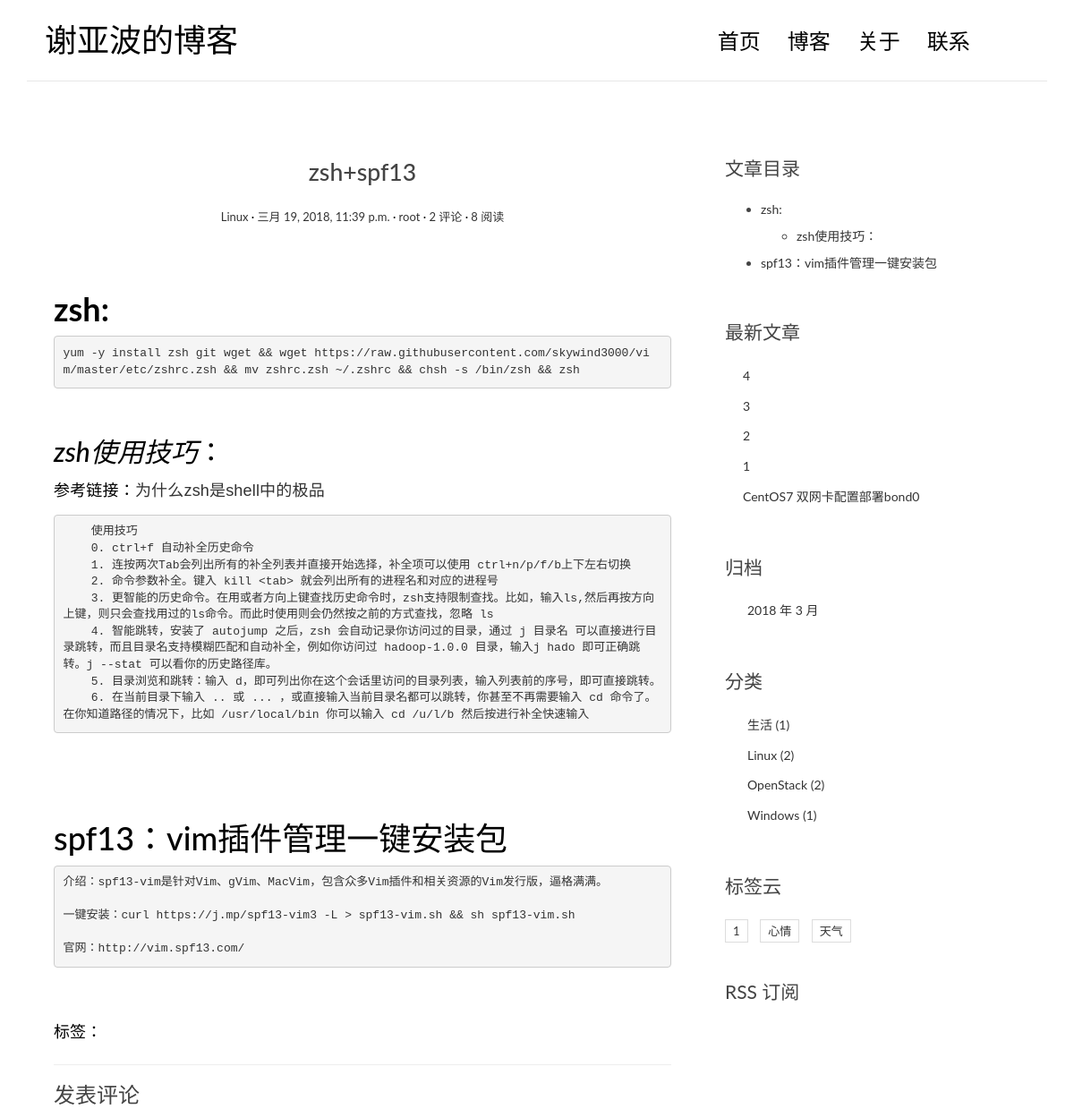
The app's page /post/2/ (upper part), older data.
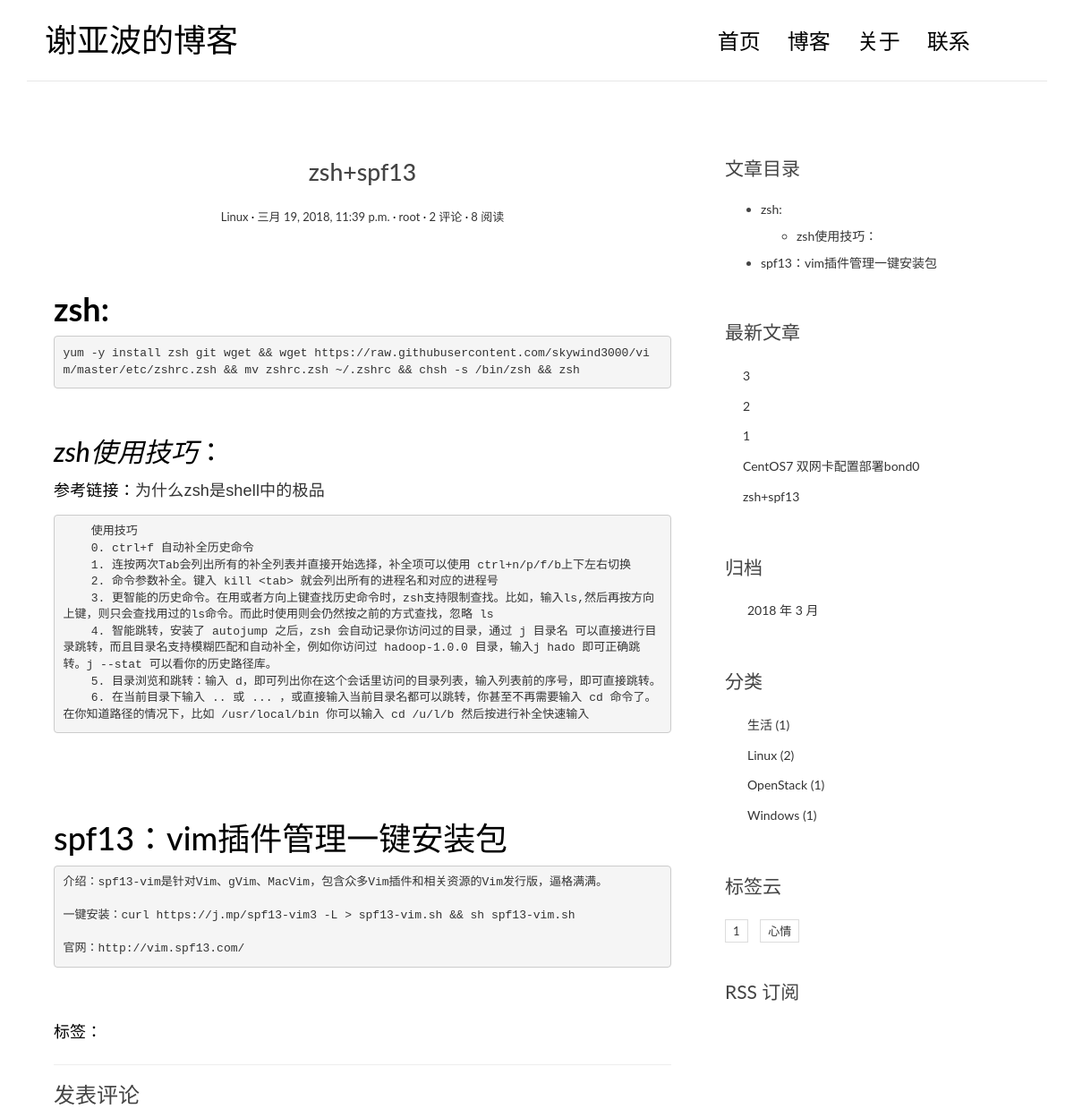
The same page, newer data.
### blog/models.py (models this page shows, shortened)
@python_2_unicode_compatible
class Post(models.Model):
    title = models.CharField(max_length=70)
    body = models.TextField()
    created_time = models.DateTimeField()
    modified_time = models.DateTimeField()
    excerpt = models.CharField(max_length=200, blank=True)
    views = models.PositiveIntegerField(default=0)
    category = models.ForeignKey(Category)
    tags = models.ManyToManyField(Tag, blank=True)
    author = models.ForeignKey(User)
    def get_absolute_url(self):
        return reverse('blog:detail', kwargs={'pk': self.pk})
    class Meta:
        ordering = ['-created_time']
    def increase_views(self):
        self.views += 1
        self.save(update_fields=['views'])
    def save(self, *args, **kwargs):
        if not self.excerpt:
            md = markdown.Markdown(extensions=[
                'markdown.extensions.extra',
                'markdown.extensions.codehilite',
            ])
            self.excerpt = strip_tags(md.convert(self.body))[:54]
        super(Post, self).save(*args, **kwargs)

@python_2_unicode_compatible
class Category(models.Model):
    name = models.CharField(max_length=100)

@python_2_unicode_compatible
class Tag(models.Model):
    name = models.CharField(max_length=100)

### blog/views.py (the view)
# urls.py: url(r'^post/(?P<pk>[0-9]+)/$', views.PostDetailView.as_view(), name='detail'),
class PostDetailView(DetailView):
    model = Post
    template_name = 'blog/detail.html'
    context_object_name = 'post'
    def get(self, request, *args, **kwargs):
        response = super(PostDetailView, self).get(request, *args, **kwargs)
        self.object.increase_views()
        return response
    def get_object(self, queryset=None):
        post = super(PostDetailView, self).get_object(queryset=None)
        md = markdown.Markdown(extensions=[
            'markdown.extensions.extra',
            'markdown.extensions.codehilite',
            TocExtension(slugify=slugify),
        ])
        post.body = md.convert(post.body)
        post.toc = md.toc
        return post
    def get_context_data(self, **kwargs):
        context = super(PostDetailView, self).get_context_data(**kwargs)
        form = CommentForm()
        comment_list = self.object.comment_set.all()
        context.update({
            'form': form,
            'comment_list': comment_list
        })
        return context

### blog/templatetags/blog_tags.py (called while the page is built)
@register.simple_tag
def get_recent_posts(num=5):
    return Post.objects.all()[:num]

@register.simple_tag
def archives():
    return Post.objects.dates('created_time', 'month', order='DESC')

@register.simple_tag
def get_categories():
    return Category.objects.annotate(num_posts=Count('post')).filter(num_posts__gt=0)

@register.simple_tag
def get_tags():
    return Tag.objects.annotate(num_posts=Count('post')).filter(num_posts__gt=0)

### templates/blog/detail.html (shortened to what this page needs)
{% extends 'base.html' %}
{% block main %}
    <article class="post post-{{ post.pk }}">
        <header class="entry-header">
            <h1 class="entry-title">{{ post.title }}</h1>
            <div class="entry-meta">
                <span class="post-category">
                    <a href="{% url 'blog:category' post.category.pk %}">{{ post.category.name }}</a></span>
                <span class="post-date"><a href="#"><time class="entry-date"
                                                          datetime="{{ post.created_time }}">{{ post.created_time }}</time></a></span>
                <span class="post-author"><a href="#">{{ post.author }}</a></span>
                <span class="comments-link">
                    <a href="{{ post.get_absolute_url }}#comment-area">{{ post.comment_set.count }} 评论</a></span>
                <span class="views-count"><a href="#">{{ post.views }} 阅读</a></span>
            </div>
        </header>
        <div class="entry-content clearfix">
            {{ post.body|safe }}
            <div class="widget-tag-cloud">
                <ul>
                    标签：
                </ul>
            </div>
        </div>
    </article>
    <section class="comment-area" id="comment-area">
        <hr>
        <h3>发表评论</h3>
    </section>
{% endblock main %}
{% block toc %}
    <div class="widget widget-content">
        <h3 class="widget-title">文章目录</h3>
        {{ post.toc|safe }}
    </div>
{% endblock toc %}

### templates/base.html (shortened to what the changed rows need)
{% load staticfiles %}
{% load blog_tags %}
<!DOCTYPE html>
<html>
<head>
    <link rel="stylesheet" href="http://code.ionicframework.com/ionicons/2.0.1/css/ionicons.min.css">
    <link rel="stylesheet" href="{% static 'blog/css/bootstrap.min.css' %}">
    <link rel="stylesheet" href="{% static 'blog/css/pace.css' %}">
    <link rel="stylesheet" href="{% static 'blog/css/custom.css' %}">
    <link rel="stylesheet" href="{% static 'blog/css/highlights/github.css' %}">
</head>
<body>
<div class="container">
    <header id="site-header">
        <div class="row">
            <div class="col-md-4 col-sm-5 col-xs-8">
                <div class="logo">
                    <h1><a href="{% url 'blog:index' %}"><b>谢亚波的博客</b></a></h1>
                </div>
            </div>
        </div>
    </header>
</div>
<div class="content-body">
    <div class="container">
        <div class="row">
            <main class="col-md-8">
                {% block main %}
                {% endblock main %}
            </main>
            <aside class="col-md-4">
                {% block toc %}
                {% endblock toc %}
                <div class="widget widget-recent-posts">
                    {% get_recent_posts as recent_post_list %}
                    <ul>
                        {% for post in recent_post_list %}
                            <li>
                                <a href="{{ post.get_absolute_url }}">{{ post.title }}</a>
                            </li>
                        {% empty %}
                            暂无文章！
                        {% endfor %}
                    </ul>
                </div>
                <div class="widget widget-archives">
                    {% archives as date_list %}
                    <ul>
                        {% for date in date_list %}
                            <li>
                                <a href="{% url 'blog:archives' date.year date.month %}">{{ date.year }}
                                    年 {{ date.month }} 月</a>
                            </li>
                        {% empty %}
                            暂无归档！
                        {% endfor %}
                    </ul>
                </div>
                <div class="widget widget-category">
                    {% get_categories as category_list %}
                    <ul>
                        {% for category in category_list %}
                            <li>
                                <a href="{% url 'blog:category' category.pk %}">{{ category.name }} <span
                                        class="post-count">({{ category.num_posts }})</span></a>
                            </li>
                        {% empty %}
                            暂无分类！
                        {% endfor %}
                    </ul>
                </div>
                <div class="widget widget-tag-cloud">
                    {% get_tags as tag_list %}
                    <ul>
                        {% for tag in tag_list %}
                            <li>
                                <a href="{% url 'blog:tag' tag.pk %}">{{ tag.name }}</a>
                            </li>
                        {% empty %}
                            暂无标签！
                        {% endfor %}
                    </ul>
                </div>
            </aside>
        </div>
    </div>
</div>
</body>
</html>

Row changes from the older to the newer data that the page shows:
removed Post: title "4"
no longer on this page (row unchanged): Tag: name "天气"
now on one of the page's lists (row unchanged): Post: title "zsh+spf13"
computed for Category "OpenStack": num_posts "2" → "1"
